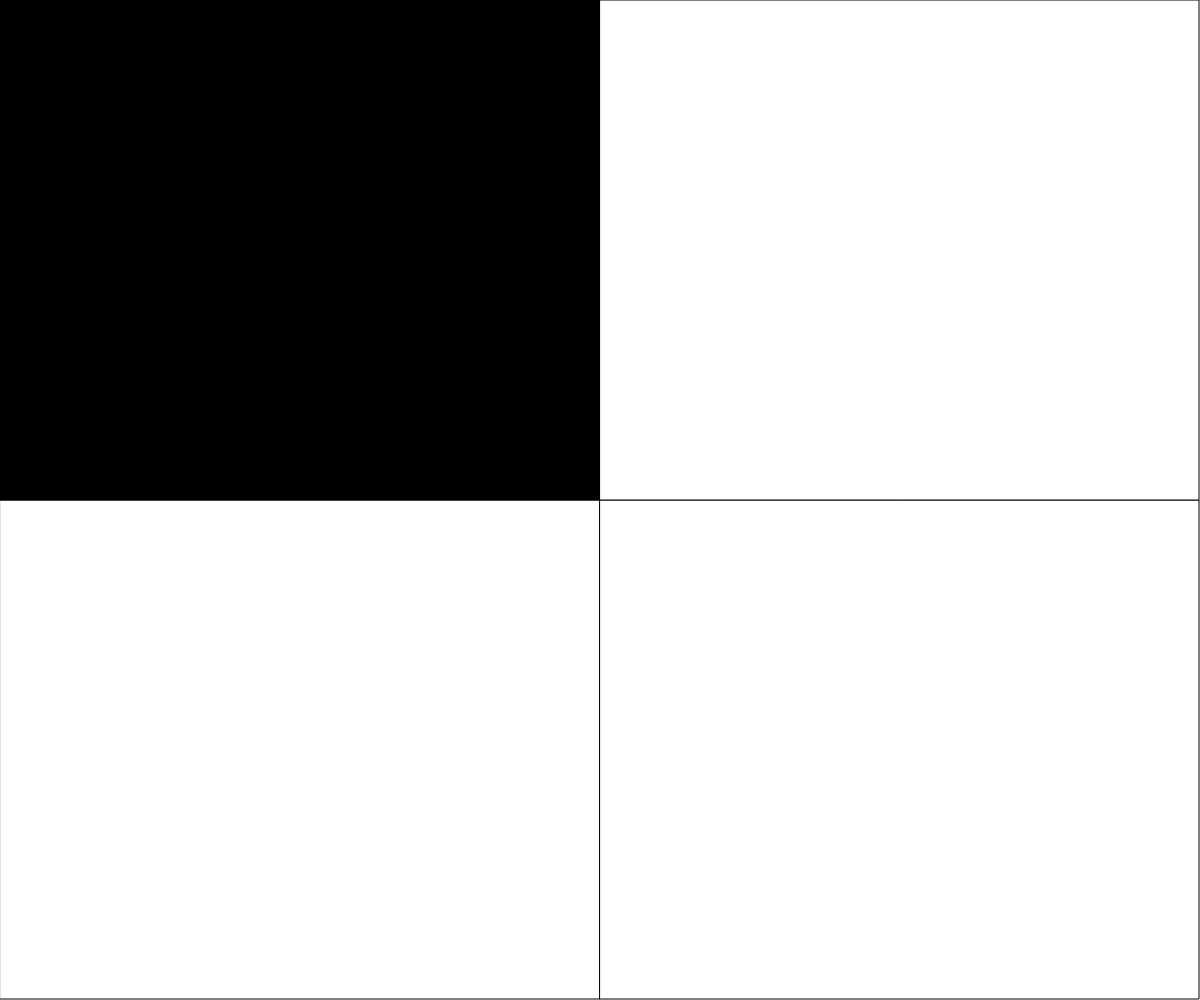
Frame 1 (no input)
Frame 60 (no input): identical to frame 1, image omitted
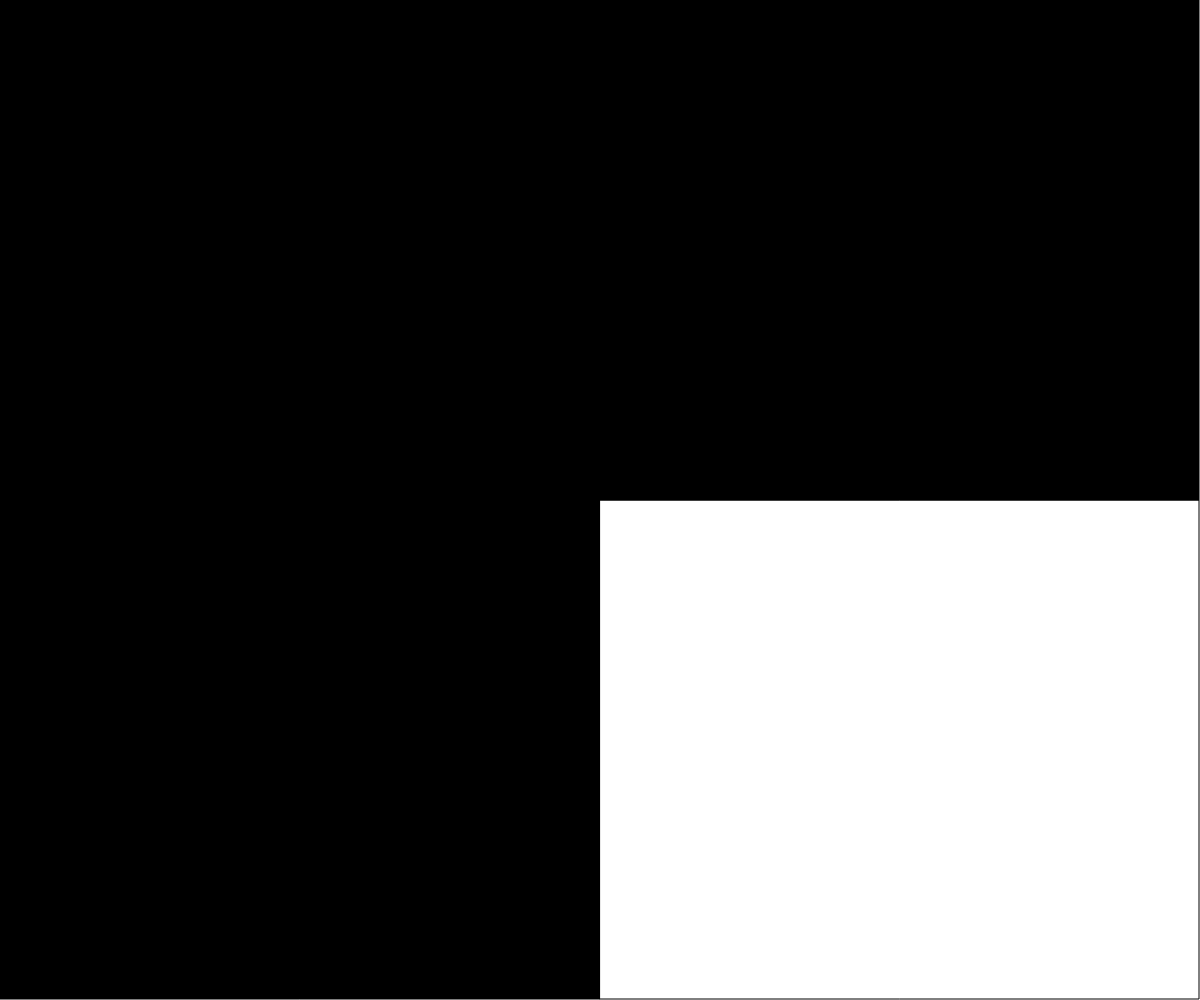
Frame 120 (the mouse pressed at the canvas centre since frame 60)

The p5.js sketch that drew these frames (run headless with seeded random() and noise() and a simulated clock; from frame 60 on, the mouse is pressed at the canvas centre):

// p5.js sketch
// ── sketch.js
// Project Title
// Your Name
// Date
//
// Extra for Experts:
// - describe what you did to take this project "above and beyond"

let topLeft, topRight, bottomRight, bottomLeft;

function setup() {
  createCanvas(windowWidth, windowHeight);
  
}

function draw() {
  background(255);
  
 
  rect(0, height/2, width/2, height/2 - 1);
  fill(255);
  rect(width/2, height/2, width/2 - 1, height/2 - 1);
  fill(255);
  if (mouseX <= width/2 && mouseY <= height/2) {
    fill(0);
  }
  else {
    fill(255);
  }
  rect(0, 0, width/2, height/2);


  if (mouseX >= width/2 && mouseY <= height/2) {
    fill(0);
  }
  else {
    fill(255);
  }
  rect(width/2, 0, width/2 - 1, height/2);

}
